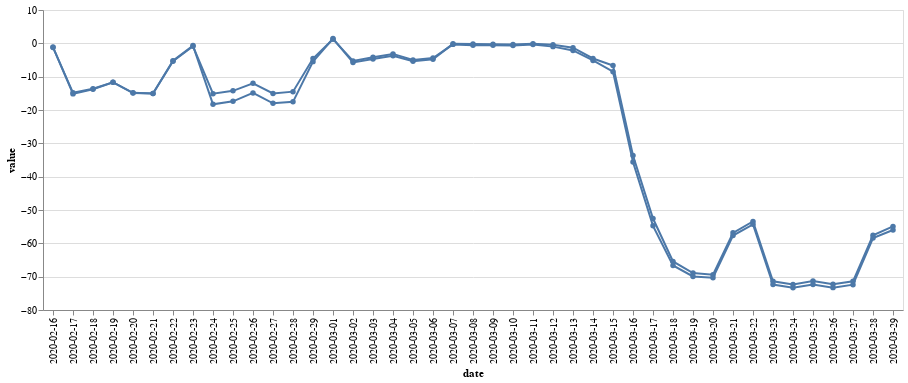

Here is the notebook cell this chart was saved with:
### Code cell
import altair as alt

country = "France"
category = "workplace"
subset = df.query('country == @country and category == @category')
chart_data = subset.groupby(['date'])['value'].mean().reset_index()
(alt.Chart(chart_data)
 .mark_line(point=True)
 .encode(x='date', y='value')
 +
 alt.Chart(subset.query('region == "total"'))
 .mark_line(point=True)
 .encode(x='date', y='value')
)

### Figure 1 — Vega-Lite specification as saved in the notebook (floating-point values rounded to 4 significant figures)
{"config": {"view": {"continuousWidth": 400, "continuousHeight": 300}}, "layer": [{"data": {"name": "data-a027d57159cf6013ffd3f6cbc0eade31"}, "mark": {"type": "line", "point": true}, "encoding": {"x": {"type": "nominal", "field": "date"}, "y": {"type": "quantitative", "field": "value"}}}, {"data": {"name": "data-0f9a6f258d63e873e669b8ae65450742"}, "mark": {"type": "line", "point": true}, "encoding": {"x": {"type": "nominal", "field": "date"}, "y": {"type": "quantitative", "field": "value"}}}], "$schema": "https://vega.github.io/schema/vega-lite/v4.8.1.json", "datasets": {"data-a027d57159cf6013ffd3f6cbc0eade31": [{"date": "2020-02-16", "value": -1.223}, {"date": "2020-02-17", "value": -14.85}, {"date": "2020-02-18", "value": -13.61}, {"date": "2020-02-19", "value": -11.67}, {"date": "2020-02-20", "value": -14.83}, {"date": "2020-02-21", "value": -15.03}, {"date": "2020-02-22", "value": -5.204}, {"date": "2020-02-23", "value": -0.6747}, {"date": "2020-02-24", "value": -18.3}, {"date": "2020-02-25", "value": -17.39}, {"date": "2020-02-26", "value": -14.87}, {"date": "2020-02-27", "value": -18.0}, {"date": "2020-02-28", "value": -17.55}, {"date": "2020-02-29", "value": -5.49}, {"date": "2020-03-01", "value": 1.432}, {"date": "2020-03-02", "value": -5.76}, {"date": "2020-03-03", "value": -4.686}, {"date": "2020-03-04", "value": -3.72}, {"date": "2020-03-05", "value": -5.399}, {"date": "2020-03-06", "value": -4.797}, {"date": "2020-03-07", "value": -0.1555}, {"date": "2020-03-08", "value": -0.1963}, {"date": "2020-03-09", "value": -0.2721}, {"date": "2020-03-10", "value": -0.3537}, {"date": "2020-03-11", "value": -0.1322}, {"date": "2020-03-12", "value": -0.4121}, {"date": "2020-03-13", "value": -1.315}, {"date": "2020-03-14", "value": -4.547}, {"date": "2020-03-15", "value": -6.656}, {"date": "2020-03-16", "value": -33.65}, {"date": "2020-03-17", "value": -52.56}, {"date": "2020-03-18", "value": -65.44}, {"date": "2020-03-19", "value": -68.92}, {"date": "2020-03-20", "value": -69.4}, {"date": "2020-03-21", "value": -56.85}, {"date": "2020-03-22", "value": -53.43}, {"date": "2020-03-23", "value": -71.38}, {"date": "2020-03-24", "value": -72.32}, {"date": "2020-03-25", "value": -71.3}, {"date": "2020-03-26", "value": -72.27}, {"date": "2020-03-27", "value": -71.4}, {"date": "2020-03-28", "value": -57.59}, {"date": "2020-03-29", "value": -54.92}], "data-0f9a6f258d63e873e669b8ae65450742": [{"country_geoid": "FR", "region": "total", "category": "workplace", "page": 1, "change": -56, "date": "2020-02-16", "value": -1.107, "country": "France"}, {"country_geoid": "FR", "region": "total", "category": "workplace", "page": 1, "change": -56, "date": "2020-02-17", "value": -15.16, "country": "France"}, {"country_geoid": "FR", "region": "total", "category": "workplace", "page": 1, "change": -56, "date": "2020-02-18", "value": -13.76, "country": "France"}, {"country_geoid": "FR", "region": "total", "category": "workplace", "page": 1, "change": -56, "date": "2020-02-19", "value": -11.7, "country": "France"}, {"country_geoid": "FR", "region": "total", "category": "workplace", "page": 1, "change": -56, "date": "2020-02-20", "value": -14.91, "country": "France"}, {"country_geoid": "FR", "region": "total", "category": "workplace", "page": 1, "change": -56, "date": "2020-02-21", "value": -15.06, "country": "France"}, {"country_geoid": "FR", "region": "total", "category": "workplace", "page": 1, "change": -56, "date": "2020-02-22", "value": -5.382, "country": "France"}, {"country_geoid": "FR", "region": "total", "category": "workplace", "page": 1, "change": -56, "date": "2020-02-23", "value": -0.8748, "country": "France"}, {"country_geoid": "FR", "region": "total", "category": "workplace", "page": 1, "change": -56, "date": "2020-02-24", "value": -15.11, "country": "France"}, {"country_geoid": "FR", "region": "total", "category": "workplace", "page": 1, "change": -56, "date": "2020-02-25", "value": -14.25, "country": "France"}, {"country_geoid": "FR", "region": "total", "category": "workplace", "page": 1, "change": -56, "date": "2020-02-26", "value": -12.01, "country": "France"}, {"country_geoid": "FR", "region": "total", "category": "workplace", "page": 1, "change": -56, "date": "2020-02-27", "value": -15.03, "country": "France"}, {"country_geoid": "FR", "region": "total", "category": "workplace", "page": 1, "change": -56, "date": "2020-02-28", "value": -14.5, "country": "France"}, {"country_geoid": "FR", "region": "total", "category": "workplace", "page": 1, "change": -56, "date": "2020-02-29", "value": -4.573, "country": "France"}, {"country_geoid": "FR", "region": "total", "category": "workplace", "page": 1, "change": -56, "date": "2020-03-01", "value": 1.245, "country": "France"}, {"country_geoid": "FR", "region": "total", "category": "workplace", "page": 1, "change": -56, "date": "2020-03-02", "value": -5.301, "country": "France"}, {"country_geoid": "FR", "region": "total", "category": "workplace", "page": 1, "change": -56, "date": "2020-03-03", "value": -4.162, "country": "France"}, {"country_geoid": "FR", "region": "total", "category": "workplace", "page": 1, "change": -56, "date": "2020-03-04", "value": -3.171, "country": "France"}, {"country_geoid": "FR", "region": "total", "category": "workplace", "page": 1, "change": -56, "date": "2020-03-05", "value": -4.991, "country": "France"}, {"country_geoid": "FR", "region": "total", "category": "workplace", "page": 1, "change": -56, "date": "2020-03-06", "value": -4.422, "country": "France"}, {"country_geoid": "FR", "region": "total", "category": "workplace", "page": 1, "change": -56, "date": "2020-03-07", "value": -0.3157, "country": "France"}, {"country_geoid": "FR", "region": "total", "category": "workplace", "page": 1, "change": -56, "date": "2020-03-08", "value": -0.5853, "country": "France"}, {"country_geoid": "FR", "region": "total", "category": "workplace", "page": 1, "change": -56, "date": "2020-03-09", "value": -0.5972, "country": "France"}, {"country_geoid": "FR", "region": "total", "category": "workplace", "page": 1, "change": -56, "date": "2020-03-10", "value": -0.6321, "country": "France"}, {"country_geoid": "FR", "region": "total", "category": "workplace", "page": 1, "change": -56, "date": "2020-03-11", "value": -0.3339, "country": "France"}, {"country_geoid": "FR", "region": "total", "category": "workplace", "page": 1, "change": -56, "date": "2020-03-12", "value": -0.989, "country": "France"}, {"country_geoid": "FR", "region": "total", "category": "workplace", "page": 1, "change": -56, "date": "2020-03-13", "value": -2.134, "country": "France"}, {"country_geoid": "FR", "region": "total", "category": "workplace", "page": 1, "change": -56, "date": "2020-03-14", "value": -5.138, "country": "France"}, {"country_geoid": "FR", "region": "total", "category": "workplace", "page": 1, "change": -56, "date": "2020-03-15", "value": -8.503, "country": "France"}, {"country_geoid": "FR", "region": "total", "category": "workplace", "page": 1, "change": -56, "date": "2020-03-16", "value": -35.63, "country": "France"}, {"country_geoid": "FR", "region": "total", "category": "workplace", "page": 1, "change": -56, "date": "2020-03-17", "value": -54.76, "country": "France"}, {"country_geoid": "FR", "region": "total", "category": "workplace", "page": 1, "change": -56, "date": "2020-03-18", "value": -66.65, "country": "France"}, {"country_geoid": "FR", "region": "total", "category": "workplace", "page": 1, "change": -56, "date": "2020-03-19", "value": -69.93, "country": "France"}, {"country_geoid": "FR", "region": "total", "category": "workplace", "page": 1, "change": -56, "date": "2020-03-20", "value": -70.32, "country": "France"}, {"country_geoid": "FR", "region": "total", "category": "workplace", "page": 1, "change": -56, "date": "2020-03-21", "value": -57.67, "country": "France"}, {"country_geoid": "FR", "region": "total", "category": "workplace", "page": 1, "change": -56, "date": "2020-03-22", "value": -54.3, "country": "France"}, {"country_geoid": "FR", "region": "total", "category": "workplace", "page": 1, "change": -56, "date": "2020-03-23", "value": -72.36, "country": "France"}, {"country_geoid": "FR", "region": "total", "category": "workplace", "page": 1, "change": -56, "date": "2020-03-24", "value": -73.3, "country": "France"}, {"country_geoid": "FR", "region": "total", "category": "workplace", "page": 1, "change": -56, "date": "2020-03-25", "value": -72.34, "country": "France"}, {"country_geoid": "FR", "region": "total", "category": "workplace", "page": 1, "change": -56, "date": "2020-03-26", "value": -73.29, "country": "France"}, {"country_geoid": "FR", "region": "total", "category": "workplace", "page": 1, "change": -56, "date": "2020-03-27", "value": -72.41, "country": "France"}, {"country_geoid": "FR", "region": "total", "category": "workplace", "page": 1, "change": -56, "date": "2020-03-28", "value": -58.41, "country": "France"}, {"country_geoid": "FR", "region": "total", "category": "workplace", "page": 1, "change": -56, "date": "2020-03-29", "value": -56.0, "country": "France"}]}}
